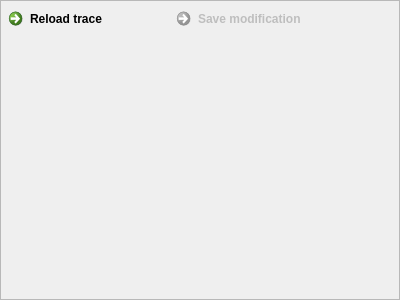
<?xml version="1.0" encoding="UTF-8"?>
<ui version="4.0">
 <class>DisplayRawEditorFrame</class>
 <widget class="QFrame" name="DisplayRawEditorFrame">
  <property name="geometry">
   <rect>
    <x>0</x>
    <y>0</y>
    <width>400</width>
    <height>300</height>
   </rect>
  </property>
  <property name="windowTitle">
   <string>Frame</string>
  </property>
  <property name="frameShape">
   <enum>QFrame::StyledPanel</enum>
  </property>
  <property name="frameShadow">
   <enum>QFrame::Raised</enum>
  </property>
  <layout class="QVBoxLayout" name="verticalLayout">
   <property name="spacing">
    <number>0</number>
   </property>
   <property name="margin">
    <number>0</number>
   </property>
   <item>
    <layout class="QHBoxLayout" name="horizontalLayout">
     <item>
      <widget class="QCommandLinkButton" name="commandLinkButton">
       <property name="text">
        <string>Reload trace</string>
       </property>
       <property name="icon">
        <iconset resource="../../GPSBook/icons/gtk/gtk_icons.qrc">
         <normaloff>:/icons/gtk/go-refresh.png</normaloff>:/icons/gtk/go-refresh.png</iconset>
       </property>
      </widget>
     </item>
     <item>
      <widget class="QCommandLinkButton" name="commandLinkButton_2">
       <property name="enabled">
        <bool>false</bool>
       </property>
       <property name="text">
        <string>Save modification</string>
       </property>
       <property name="icon">
        <iconset resource="../../GPSBook/icons/gtk/gtk_icons.qrc">
         <normaloff>:/icons/gtk/document-save.png</normaloff>:/icons/gtk/document-save.png</iconset>
       </property>
      </widget>
     </item>
     <item>
      <spacer name="horizontalSpacer">
       <property name="orientation">
        <enum>Qt::Horizontal</enum>
       </property>
       <property name="sizeHint" stdset="0">
        <size>
         <width>40</width>
         <height>20</height>
        </size>
       </property>
      </spacer>
     </item>
    </layout>
   </item>
  </layout>
 </widget>
 <resources>
  <include location="../../GPSBook/icons/gtk/gtk_icons.qrc"/>
 </resources>
 <connections/>
</ui>
